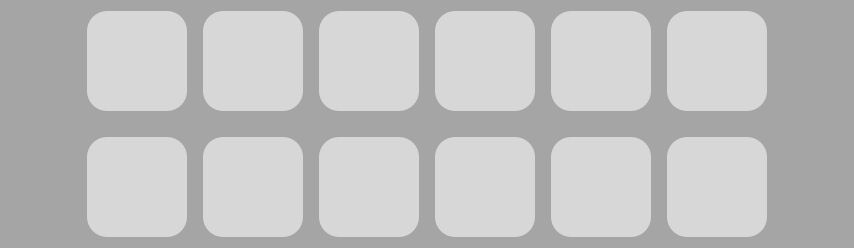
                      <widget class="QFrame" name="likedFrame">
                       <property name="minimumSize">
                        <size>
                         <width>790</width>
                         <height>230</height>
                        </size>
                       </property>
                       <property name="styleSheet">
                        <string notr="true">background-color: rgb(165, 165, 165);
border-radius: 20px; </string>
                       </property>
                       <property name="frameShape">
                        <enum>QFrame::StyledPanel</enum>
                       </property>
                       <property name="frameShadow">
                        <enum>QFrame::Raised</enum>
                       </property>
                       <layout class="QHBoxLayout" name="horizontalLayout_10">
                        <item>
                         <layout class="QHBoxLayout" name="likedFrameLayout">
                          <item>
                           <widget class="QPushButton" name="likedLeftArrow">
                            <property name="sizePolicy">
                             <sizepolicy hsizetype="Expanding" vsizetype="Expanding">
                              <horstretch>0</horstretch>
                              <verstretch>0</verstretch>
                             </sizepolicy>
                            </property>
                            <property name="minimumSize">
                             <size>
                              <width>50</width>
                              <height>50</height>
                             </size>
                            </property>
                            <property name="maximumSize">
                             <size>
                              <width>100</width>
                              <height>100</height>
                             </size>
                            </property>
                            <property name="styleSheet">
                             <string notr="true">QPushButton {
    border: none;
    border-radius: 10px; 
    background-color: transparent;
}

QPushButton::icon {
    padding: 10px; 
}

QPushButton:hover {
    background-color: rgb(220, 190, 190);
}</string>
                            </property>
                            <property name="text">
                             <string/>
                            </property>
                           </widget>
                          </item>
                          <item>
                           <spacer name="horizontalSpacerLikedFrameLeft">
                            <property name="orientation">
                             <enum>Qt::Horizontal</enum>
                            </property>
                            <property name="sizeType">
                             <enum>QSizePolicy::Fixed</enum>
                            </property>
                            <property name="sizeHint" stdset="0">
                             <size>
                              <width>20</width>
                              <height>20</height>
                             </size>
                            </property>
                           </spacer>
                          </item>
                          <item>
                           <layout class="QVBoxLayout" name="likedIconsFrameLayout">
                            <item>
                             <layout class="QHBoxLayout" name="likedRow1Layout">
                              <item>
                               <widget class="QPushButton" name="liked1">
                                <property name="sizePolicy">
                                 <sizepolicy hsizetype="Expanding" vsizetype="Expanding">
                                  <horstretch>0</horstretch>
                                  <verstretch>0</verstretch>
                                 </sizepolicy>
                                </property>
                                <property name="minimumSize">
                                 <size>
                                  <width>100</width>
                                  <height>100</height>
                                 </size>
                                </property>
                                <property name="maximumSize">
                                 <size>
                                  <width>200</width>
                                  <height>200</height>
                                 </size>
                                </property>
                                <property name="styleSheet">
                                 <string notr="true">QPushButton {
    border: solid;
    border-radius: 20px; 
    background-color: rgb(215, 215, 215);
}

QPushButton::icon {
    padding: 10px; 
}

QPushButton:hover {
    background-color: rgb(154, 153, 150);
}</string>
                                </property>
                                <property name="text">
                                 <string/>
                                </property>
                               </widget>
                              </item>
                              <item>
                               <spacer name="horizontalSpacer_26">
                                <property name="orientation">
                                 <enum>Qt::Horizontal</enum>
                                </property>
                                <property name="sizeType">
                                 <enum>QSizePolicy::Fixed</enum>
                                </property>
                                <property name="sizeHint" stdset="0">
                                 <size>
                                  <width>10</width>
                                  <height>20</height>
                                 </size>
                                </property>
                               </spacer>
                              </item>
                              <item>
                               <widget class="QPushButton" name="liked5">
                                <property name="sizePolicy">
                                 <sizepolicy hsizetype="Expanding" vsizetype="Expanding">
                                  <horstretch>0</horstretch>
                                  <verstretch>0</verstretch>
                                 </sizepolicy>
                                </property>
                                <property name="minimumSize">
                                 <size>
                                  <width>100</width>
                                  <height>100</height>
                                 </size>
                                </property>
                                <property name="maximumSize">
                                 <size>
                                  <width>200</width>
                                  <height>200</height>
                                 </size>
                                </property>
                                <property name="styleSheet">
                                 <string notr="true">QPushButton {
    border: solid;
    border-radius: 20px; 
    background-color: rgb(215, 215, 215);
}

QPushButton::icon {
    padding: 10px; 
}

QPushButton:hover {
    background-color: rgb(154, 153, 150);
}</string>
                                </property>
                                <property name="text">
                                 <string/>
                                </property>
                               </widget>
                              </item>
                              <item>
                               <spacer name="horizontalSpacer_27">
                                <property name="orientation">
                                 <enum>Qt::Horizontal</enum>
                                </property>
                                <property name="sizeType">
                                 <enum>QSizePolicy::Fixed</enum>
                                </property>
                                <property name="sizeHint" stdset="0">
                                 <size>
                                  <width>10</width>
                                  <height>20</height>
                                 </size>
                                </property>
                               </spacer>
                              </item>
                              <item>
                               <widget class="QPushButton" name="liked3">
                                <property name="sizePolicy">
                                 <sizepolicy hsizetype="Expanding" vsizetype="Expanding">
                                  <horstretch>0</horstretch>
                                  <verstretch>0</verstretch>
                                 </sizepolicy>
                                </property>
                                <property name="minimumSize">
                                 <size>
                                  <width>100</width>
                                  <height>100</height>
                                 </size>
                                </property>
                                <property name="maximumSize">
                                 <size>
                                  <width>200</width>
                                  <height>200</height>
                                 </size>
                                </property>
                                <property name="styleSheet">
                                 <string notr="true">QPushButton {
    border: solid;
    border-radius: 20px; 
    background-color: rgb(215, 215, 215);
}

QPushButton::icon {
    padding: 10px; 
}

QPushButton:hover {
    background-color: rgb(154, 153, 150);
}</string>
                                </property>
                                <property name="text">
                                 <string/>
                                </property>
                               </widget>
                              </item>
                              <item>
                               <spacer name="horizontalSpacer_28">
                                <property name="orientation">
                                 <enum>Qt::Horizontal</enum>
                                </property>
                                <property name="sizeType">
                                 <enum>QSizePolicy::Fixed</enum>
                                </property>
                                <property name="sizeHint" stdset="0">
                                 <size>
                                  <width>10</width>
                                  <height>20</height>
                                 </size>
                                </property>
                               </spacer>
                              </item>
                              <item>
                               <widget class="QPushButton" name="liked7">
                                <property name="sizePolicy">
                                 <sizepolicy hsizetype="Expanding" vsizetype="Expanding">
                                  <horstretch>0</horstretch>
                                  <verstretch>0</verstretch>
                                 </sizepolicy>
                                </property>
                                <property name="minimumSize">
                                 <size>
                                  <width>100</width>
                                  <height>100</height>
                                 </size>
                                </property>
                                <property name="maximumSize">
                                 <size>
                                  <width>200</width>
                                  <height>200</height>
                                 </size>
                                </property>
                                <property name="styleSheet">
                                 <string notr="true">QPushButton {
    border: solid;
    border-radius: 20px; 
    background-color: rgb(215, 215, 215);
}

QPushButton::icon {
    padding: 10px; 
}

QPushButton:hover {
    background-color: rgb(154, 153, 150);
}</string>
                                </property>
                                <property name="text">
                                 <string/>
                                </property>
                               </widget>
                              </item>
                              <item>
                               <spacer name="horizontalSpacer_16">
                                <property name="orientation">
                                 <enum>Qt::Horizontal</enum>
                                </property>
                                <property name="sizeType">
                                 <enum>QSizePolicy::Fixed</enum>
                                </property>
                                <property name="sizeHint" stdset="0">
                                 <size>
                                  <width>10</width>
                                  <height>20</height>
                                 </size>
                                </property>
                               </spacer>
                              </item>
                              <item>
                               <widget class="QPushButton" name="liked9">
                                <property name="sizePolicy">
                                 <sizepolicy hsizetype="Expanding" vsizetype="Expanding">
                                  <horstretch>0</horstretch>
                                  <verstretch>0</verstretch>
                                 </sizepolicy>
                                </property>
                                <property name="minimumSize">
                                 <size>
                                  <width>100</width>
                                  <height>100</height>
                                 </size>
                                </property>
                                <property name="maximumSize">
                                 <size>
                                  <width>200</width>
                                  <height>200</height>
                                 </size>
                                </property>
                                <property name="styleSheet">
                                 <string notr="true">QPushButton {
    border: solid;
    border-radius: 20px; 
    background-color: rgb(215, 215, 215);
}

QPushButton::icon {
    padding: 10px; 
}

QPushButton:hover {
    background-color: rgb(154, 153, 150);
}</string>
                                </property>
                                <property name="text">
                                 <string/>
                                </property>
                               </widget>
                              </item>
                              <item>
                               <spacer name="horizontalSpacer_17">
                                <property name="orientation">
                                 <enum>Qt::Horizontal</enum>
                                </property>
                                <property name="sizeType">
                                 <enum>QSizePolicy::Fixed</enum>
                                </property>
                                <property name="sizeHint" stdset="0">
                                 <size>
                                  <width>10</width>
                                  <height>20</height>
                                 </size>
                                </property>
                               </spacer>
                              </item>
                              <item>
                               <widget class="QPushButton" name="liked11">
                                <property name="sizePolicy">
                                 <sizepolicy hsizetype="Expanding" vsizetype="Expanding">
                                  <horstretch>0</horstretch>
                                  <verstretch>0</verstretch>
                                 </sizepolicy>
                                </property>
                                <property name="minimumSize">
                                 <size>
                                  <width>100</width>
                                  <height>100</height>
                                 </size>
                                </property>
                                <property name="maximumSize">
                                 <size>
                                  <width>200</width>
                                  <height>200</height>
                                 </size>
                                </property>
                                <property name="styleSheet">
                                 <string notr="true">QPushButton {
    border: solid;
    border-radius: 20px; 
    background-color: rgb(215, 215, 215);
}

QPushButton::icon {
    padding: 10px; 
}

QPushButton:hover {
    background-color: rgb(154, 153, 150);
}</string>
                                </property>
                                <property name="text">
                                 <string/>
                                </property>
                               </widget>
                              </item>
                             </layout>
                            </item>
                            <item>
                             <spacer name="verticalSpacer_8">
                              <property name="orientation">
                               <enum>Qt::Vertical</enum>
                              </property>
                              <property name="sizeType">
                               <enum>QSizePolicy::Fixed</enum>
                              </property>
                              <property name="sizeHint" stdset="0">
                               <size>
                                <width>20</width>
                                <height>20</height>
                               </size>
                              </property>
                             </spacer>
                            </item>
                            <item>
                             <layout class="QHBoxLayout" name="likedRow2Layout">
                              <item>
                               <widget class="QPushButton" name="liked2">
                                <property name="sizePolicy">
                                 <sizepolicy hsizetype="Expanding" vsizetype="Expanding">
                                  <horstretch>0</horstretch>
                                  <verstretch>0</verstretch>
                                 </sizepolicy>
                                </property>
                                <property name="minimumSize">
                                 <size>
                                  <width>100</width>
                                  <height>100</height>
                                 </size>
                                </property>
                                <property name="maximumSize">
                                 <size>
                                  <width>200</width>
                                  <height>200</height>
                                 </size>
                                </property>
                                <property name="styleSheet">
                                 <string notr="true">QPushButton {
    border: solid;
    border-radius: 20px; 
    background-color: rgb(215, 215, 215);
}

QPushButton::icon {
    padding: 10px; 
}

QPushButton:hover {
    background-color: rgb(154, 153, 150);
}</string>
                                </property>
                                <property name="text">
                                 <string/>
                                </property>
                               </widget>
                              </item>
                              <item>
                               <spacer name="horizontalSpacer_29">
                                <property name="orientation">
                                 <enum>Qt::Horizontal</enum>
                                </property>
                                <property name="sizeType">
                                 <enum>QSizePolicy::Fixed</enum>
                                </property>
                                <property name="sizeHint" stdset="0">
                                 <size>
                                  <width>10</width>
                                  <height>20</height>
                                 </size>
                                </property>
                               </spacer>
                              </item>
                              <item>
                               <widget class="QPushButton" name="liked4">
                                <property name="sizePolicy">
                                 <sizepolicy hsizetype="Expanding" vsizetype="Expanding">
                                  <horstretch>0</horstretch>
                                  <verstretch>0</verstretch>
                                 </sizepolicy>
                                </property>
                                <property name="minimumSize">
                                 <size>
                                  <width>100</width>
                                  <height>100</height>
                                 </size>
                                </property>
                                <property name="maximumSize">
                                 <size>
                                  <width>200</width>
                                  <height>200</height>
                                 </size>
                                </property>
                                <property name="styleSheet">
                                 <string notr="true">QPushButton {
    border: solid;
    border-radius: 20px; 
    background-color: rgb(215, 215, 215);
}

QPushButton::icon {
    padding: 10px; 
}

QPushButton:hover {
    background-color: rgb(154, 153, 150);
}</string>
                                </property>
                                <property name="text">
                                 <string/>
                                </property>
                               </widget>
                              </item>
                              <item>
                               <spacer name="horizontalSpacer_30">
                                <property name="orientation">
                                 <enum>Qt::Horizontal</enum>
                                </property>
                                <property name="sizeType">
                                 <enum>QSizePolicy::Fixed</enum>
                                </property>
                                <property name="sizeHint" stdset="0">
                                 <size>
                                  <width>10</width>
                                  <height>20</height>
                                 </size>
                                </property>
                               </spacer>
                              </item>
                              <item>
                               <widget class="QPushButton" name="liked6">
                                <property name="sizePolicy">
                                 <sizepolicy hsizetype="Expanding" vsizetype="Expanding">
                                  <horstretch>0</horstretch>
                                  <verstretch>0</verstretch>
                                 </sizepolicy>
                                </property>
                                <property name="minimumSize">
                                 <size>
                                  <width>100</width>
                                  <height>100</height>
                                 </size>
                                </property>
                                <property name="maximumSize">
                                 <size>
                                  <width>200</width>
                                  <height>200</height>
                                 </size>
                                </property>
                                <property name="styleSheet">
                                 <string notr="true">QPushButton {
    border: solid;
    border-radius: 20px; 
    background-color: rgb(215, 215, 215);
}

QPushButton::icon {
    padding: 10px; 
}

QPushButton:hover {
    background-color: rgb(154, 153, 150);
}</string>
                                </property>
                                <property name="text">
                                 <string/>
                                </property>
                               </widget>
                              </item>
                              <item>
                               <spacer name="horizontalSpacer_31">
                                <property name="orientation">
                                 <enum>Qt::Horizontal</enum>
                                </property>
                                <property name="sizeType">
                                 <enum>QSizePolicy::Fixed</enum>
                                </property>
                                <property name="sizeHint" stdset="0">
                                 <size>
                                  <width>10</width>
                                  <height>20</height>
                                 </size>
                                </property>
                               </spacer>
                              </item>
                              <item>
                               <widget class="QPushButton" name="liked8">
                                <property name="sizePolicy">
                                 <sizepolicy hsizetype="Expanding" vsizetype="Expanding">
                                  <horstretch>0</horstretch>
                                  <verstretch>0</verstretch>
                                 </sizepolicy>
                                </property>
                                <property name="minimumSize">
                                 <size>
                                  <width>100</width>
                                  <height>100</height>
                                 </size>
                                </property>
                                <property name="maximumSize">
                                 <size>
                                  <width>200</width>
                                  <height>200</height>
                                 </size>
                                </property>
                                <property name="styleSheet">
                                 <string notr="true">QPushButton {
    border: solid;
    border-radius: 20px; 
    background-color: rgb(215, 215, 215);
}

QPushButton::icon {
    padding: 10px; 
}

QPushButton:hover {
    background-color: rgb(154, 153, 150);
}</string>
                                </property>
                                <property name="text">
                                 <string/>
                                </property>
                               </widget>
                              </item>
                              <item>
                               <spacer name="horizontalSpacer_20">
                                <property name="orientation">
                                 <enum>Qt::Horizontal</enum>
                                </property>
                                <property name="sizeType">
                                 <enum>QSizePolicy::Fixed</enum>
                                </property>
                                <property name="sizeHint" stdset="0">
                                 <size>
                                  <width>10</width>
                                  <height>20</height>
                                 </size>
                                </property>
                               </spacer>
                              </item>
                              <item>
                               <widget class="QPushButton" name="liked10">
                                <property name="sizePolicy">
                                 <sizepolicy hsizetype="Expanding" vsizetype="Expanding">
                                  <horstretch>0</horstretch>
                                  <verstretch>0</verstretch>
                                 </sizepolicy>
                                </property>
                                <property name="minimumSize">
                                 <size>
                                  <width>100</width>
                                  <height>100</height>
                                 </size>
                                </property>
                                <property name="maximumSize">
                                 <size>
                                  <width>200</width>
                                  <height>200</height>
                                 </size>
                                </property>
                                <property name="styleSheet">
                                 <string notr="true">QPushButton {
    border: solid;
    border-radius: 20px; 
    background-color: rgb(215, 215, 215);
}

QPushButton::icon {
    padding: 10px; 
}

QPushButton:hover {
    background-color: rgb(154, 153, 150);
}</string>
                                </property>
                                <property name="text">
                                 <string/>
                                </property>
                               </widget>
                              </item>
                              <item>
                               <spacer name="horizontalSpacer_21">
                                <property name="orientation">
                                 <enum>Qt::Horizontal</enum>
                                </property>
                                <property name="sizeType">
                                 <enum>QSizePolicy::Fixed</enum>
                                </property>
                                <property name="sizeHint" stdset="0">
                                 <size>
                                  <width>10</width>
                                  <height>20</height>
                                 </size>
                                </property>
                               </spacer>
                              </item>
                              <item>
                               <widget class="QPushButton" name="liked12">
                                <property name="sizePolicy">
                                 <sizepolicy hsizetype="Expanding" vsizetype="Expanding">
                                  <horstretch>0</horstretch>
                                  <verstretch>0</verstretch>
                                 </sizepolicy>
                                </property>
                                <property name="minimumSize">
                                 <size>
                                  <width>100</width>
                                  <height>100</height>
                                 </size>
                                </property>
                                <property name="maximumSize">
                                 <size>
                                  <width>200</width>
                                  <height>200</height>
                                 </size>
                                </property>
                                <property name="styleSheet">
                                 <string notr="true">QPushButton {
    border: solid;
    border-radius: 20px; 
    background-color: rgb(215, 215, 215);
}

QPushButton::icon {
    padding: 10px; 
}

QPushButton:hover {
    background-color: rgb(154, 153, 150);
}</string>
                                </property>
                                <property name="text">
                                 <string/>
                                </property>
                               </widget>
                              </item>
                             </layout>
                            </item>
                           </layout>
                          </item>
                          <item>
                           <spacer name="horizontalSpacerLikedFrameRight">
                            <property name="orientation">
                             <enum>Qt::Horizontal</enum>
                            </property>
                            <property name="sizeType">
                             <enum>QSizePolicy::Fixed</enum>
                            </property>
                            <property name="sizeHint" stdset="0">
                             <size>
                              <width>20</width>
                              <height>20</height>
                             </size>
                            </property>
                           </spacer>
                          </item>
                          <item>
                           <widget class="QPushButton" name="likedRightArrow">
                            <property name="sizePolicy">
                             <sizepolicy hsizetype="Expanding" vsizetype="Expanding">
                              <horstretch>0</horstretch>
                              <verstretch>0</verstretch>
                             </sizepolicy>
                            </property>
                            <property name="minimumSize">
                             <size>
                              <width>50</width>
                              <height>50</height>
                             </size>
                            </property>
                            <property name="maximumSize">
                             <size>
                              <width>100</width>
                              <height>100</height>
                             </size>
                            </property>
                            <property name="styleSheet">
                             <string notr="true">QPushButton {
    border: none;
    border-radius: 10px; 
    background-color: transparent;
}

QPushButton::icon {
    padding: 10px; 
}

QPushButton:hover {
    background-color: rgb(220, 190, 190);
}</string>
                            </property>
                            <property name="text">
                             <string/>
                            </property>
                           </widget>
                          </item>
                         </layout>
                        </item>
                       </layout>
                      </widget>
